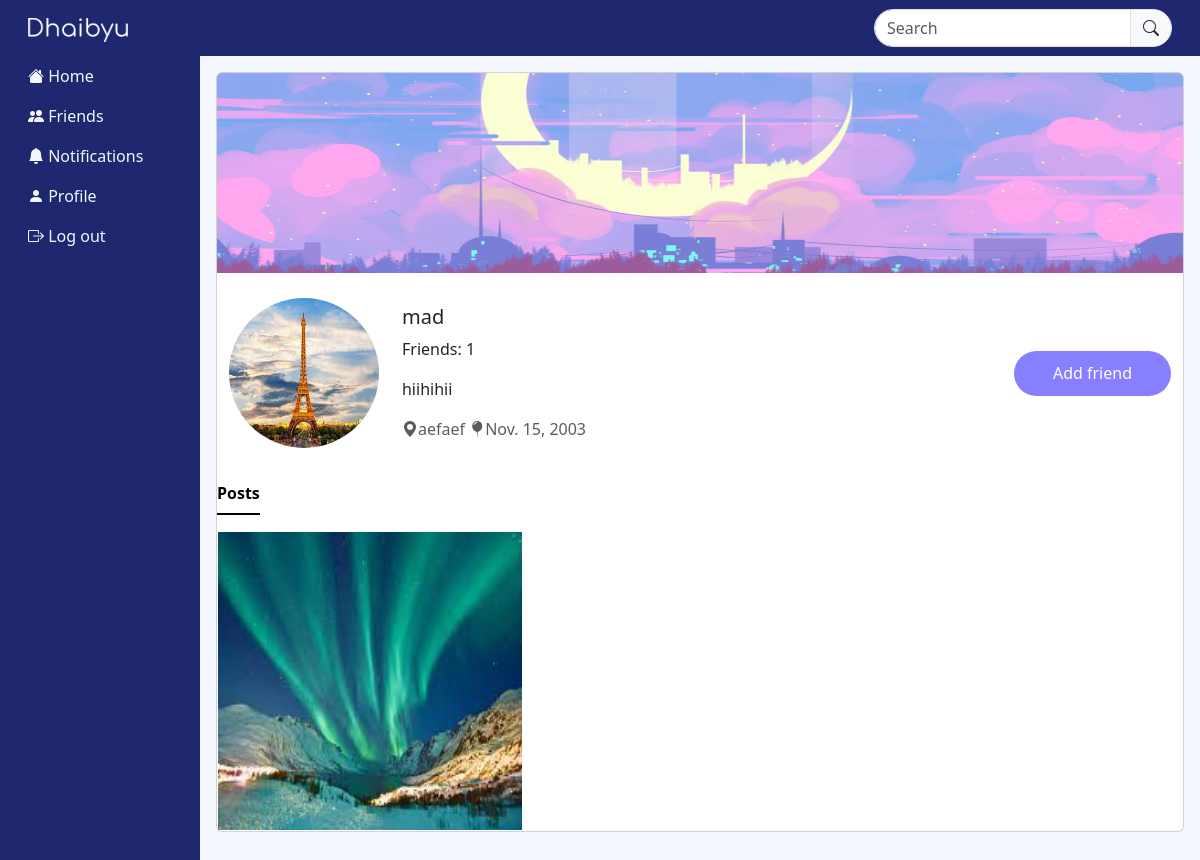
/profile/32, run on the app's committed database.
### core/models.py (models this page shows, shortened)
class UserProfile(models.Model):
    user = models.OneToOneField(User, primary_key=True, verbose_name='user', related_name='profile', on_delete=models.CASCADE)
    username = models.CharField(max_length=200)
    first_name = models.CharField(max_length=30, null=True, blank=True)
    last_name = models.CharField(max_length=30, null=True, blank=True)
    bio = models.CharField(max_length=200, null=True, blank=True)
    email=models.CharField(max_length=200)
    phone = models.CharField(max_length=15, null=True, blank=True)
    profile_pic = models.ImageField(default="default_picture.png", upload_to='profile_pictures/',null=True, blank=True)
    banner_pic = models.ImageField(default="banner_default.png", upload_to='banner_pictures/',null=True, blank=True)
    address = models.CharField(max_length=50, null=True, blank=True)
    dob = models.DateField(max_length=200, null=True, blank=True)
    gender = models.CharField(max_length=10, choices=[('male', 'Male'), ('female', 'Female'), ('other', 'Other')])
    friends = models.ManyToManyField(User, blank=True, related_name='friends')

class Post(models.Model):
    body = models.TextField()
    post_pic = models.ImageField(upload_to='uploads/')
    created_on = models.DateTimeField(default=timezone.now)
    author = models.ForeignKey(User, on_delete=models.CASCADE)
    likes = models.ManyToManyField(User, blank=True, related_name='Likes')
    like_count = models.BigIntegerField(default='0')

### core/views.py (the view)
# urls.py: path('profile/<int:pk>', views.ProfilePageView.as_view(), name="profile"),
class ProfilePageView(View):
    def get(self, request, pk, *args, **kwargs):
        profile = UserProfile.objects.get(pk=pk)
        user = profile.user
        posts = Post.objects.filter(author=user).order_by('-created_on')
        friends = profile.friends.all()
        no_of_friends = len(friends)
        if (no_of_friends) == 0:
            is_friend = False
        for friend in friends:
            if friend == request.user:
                is_friend = True
                break
            else:
                is_friend = False
        context = {
            'user': user,
            'profile': profile,
            'posts': posts,
            'no_of_friends': no_of_friends,
            'is_friend': is_friend,
        }
        return render(request, 'core/profile.html', context)

### templates/core/profile.html (shortened to what this page needs)
{% extends 'core/base.html' %}
{% load static %}
{% load crispy_forms_tags %}
{% block content %}
<div class="col p-3">
    <div class="card mb-3">
        <img src="{{ profile.banner_pic.url }}" class="card-img-top banner" alt="">
        <div class="container-xxl mt-3 mb-3">
            <div class="row g-0 align-items-center">
                <div class="col-md-2">
                    <img src="{{ profile.profile_pic.url }}" class="profile_picture" alt="">
                </div>
                <div class="col-md-8">
                    <div class="card-body">
                        <h5 class="card-title">{{ profile.username }}</h5>
                        <p class="card-text">Friends: {{ no_of_friends }}</p>
                        {% if profile.bio %}
                        <p class="card-text">{{ profile.bio }}</p>
                        {% endif %}
                        {% if profile.address %}
                        <span class="card-text text-body-secondary"><i class="bi bi-geo-alt-fill"></i>{{ profile.address }}</span>
                        {% endif %}
                        {% if profile.dob %}
                        <span class="card-text text-body-secondary"><i class="bi bi-balloon-fill"></i>{{ profile.dob }}</span>
                        {% endif %}
                    </div>
                </div>
                <div class="col-md-2">
                    {% if user == request.user %}
                    {% else %}
                        {% if is_friend %}
                        <form method="POST" action="{% url 'remove-friend' profile.pk %}">
                            {% csrf_token %}
                            <button class="btn unfriend-btn" type="submit">Unfriend</button>
                        </form>
                        {% else %}
                        <form method="POST" action="{% url 'add-friend' profile.pk %}">
                            <button class="btn edit-profile-btn" type="submit">Add friend</button>
                        </form>
                        {% endif %}
                    {% endif %}
                </div>
            </div>
        </div>
        <div class="row">
            <div class="col">
                <ul class="nav nav-underline" style="margin-bottom: 16px;">
                    <li class="nav-item">
                        <span class="nav-link active">Posts</span>
                    </li>
                </ul>
            </div>
        </div>
        <div class="row">
            {% for post in posts %}
            <div class="col-4">
                <div class="post-thumbnail">
                    <a href="{% url 'post_detail' post.pk %}" type="button" class="btn post-thumbnail-btn">
                        <img src="{{ post.post_pic.url }}" alt="">
                    </a>
                </div>
            </div>
            {% endfor %}
        </div>
    </div>
    {% endblock content %}

### static/css/styles.css (style rules this page uses)
* { text-decoration: none; margin: 0; padding: 0; box-sizing: border-box; }
body { background-color: #F5F8FF; }
.profile_picture { position: relative; width: 150px; height: 150px; overflow: hidden; border-radius: 50%; }
.banner { display: inline-block; position: relative; width: 100%; height: 200px; overflow: hidden; }
.edit-profile-btn { border-radius: 30px; background-color: #887ffe; color: white; width: 100%; height: 45px; }
.post-thumbnail { position: relative; width: auto; height: 300px; overflow: hidden; }
.post-thumbnail img { width: 100%; height: 100%; }
.post-thumbnail-btn { width: 100%; height: 100%; padding: 0px; }

### data on the page
UserProfile: banner_pic (picture), profile_pic (picture), username "mad", bio "hiihihii", address "aefaef", dob "Nov. 15, 2003"
Post: post_pic (picture)

### other printed values
{{ no_of_friends }} "1"
